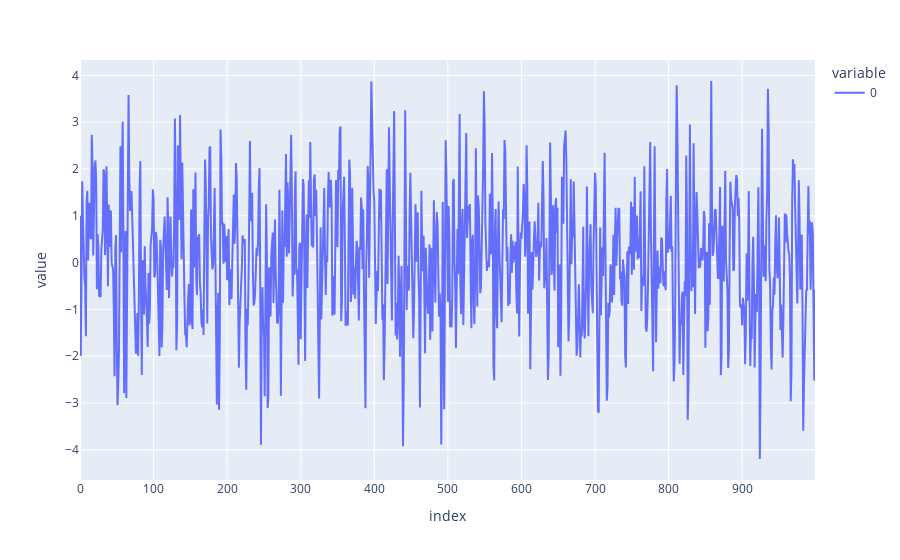

Notebook code for this chart:
### Code cell
# Simulate a first order AR time series
# MA(1) model is just an ARMA(0,1) model

# Import data generation function
from statsmodels.tsa.arima_process import ArmaProcess

# Set the coefficients for an MA(1) model with MA lag-1 coefficients of 0.9.
# We don't need to flip the sign for the MA coefficients
# Here we are going to simulate an MA series of order 1, with coefficient 0.9.
ar_coeff = np.array([1])
ma_coeff = np.array([1, 0.9])

# Generate data
ma_series_2 = ArmaProcess(ar_coeff, ma_coeff)
ts_ma2 = ma_series_2.generate_sample(nsample=1000)

# Plot the time series
rcParams['figure.figsize'] = 15, 8
plt.style.use('seaborn-darkgrid')
px.line(ts_ma2)

### Figure 1 — Plotly figure (JSON) as saved in the notebook; plotly's stock layout.template omitted (floating-point values rounded to 4 significant figures; data arrays with more than 128 entries replaced by an {"elided": "..."} marker saying what was removed)
{"data": [{"hovertemplate": "variable=0<br>index=%{x}<br>value=%{y}<extra></extra>", "legendgroup": "0", "line": {"color": "#636efa", "dash": "solid"}, "marker": {"symbol": "circle"}, "mode": "lines", "name": "0", "orientation": "v", "showlegend": true, "type": "scatter", "x": {"elided": "1000 int values"}, "xaxis": "x", "y": {"elided": "1000 float values"}, "yaxis": "y"}], "layout": {"legend": {"title": {"text": "variable"}, "tracegroupgap": 0}, "margin": {"t": 60}, "xaxis": {"anchor": "y", "domain": [0, 1], "title": {"text": "index"}}, "yaxis": {"anchor": "x", "domain": [0, 1], "title": {"text": "value"}}}}
